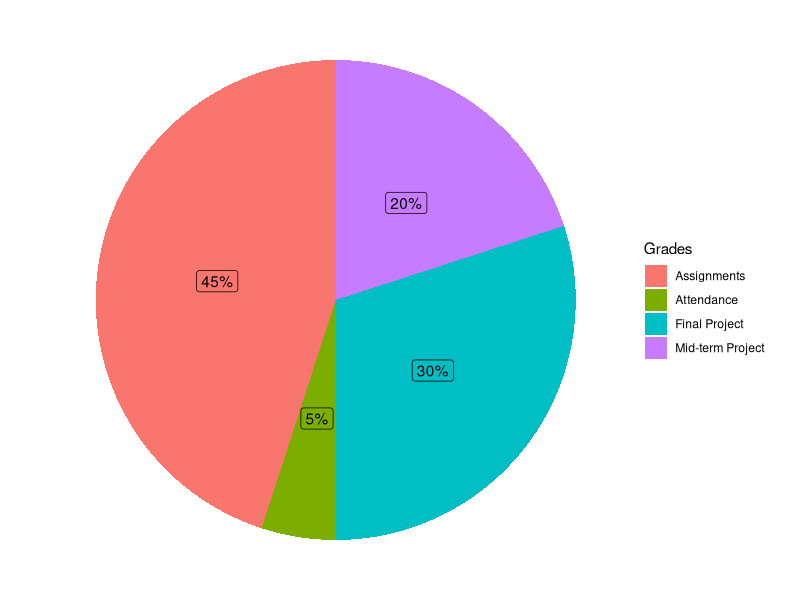
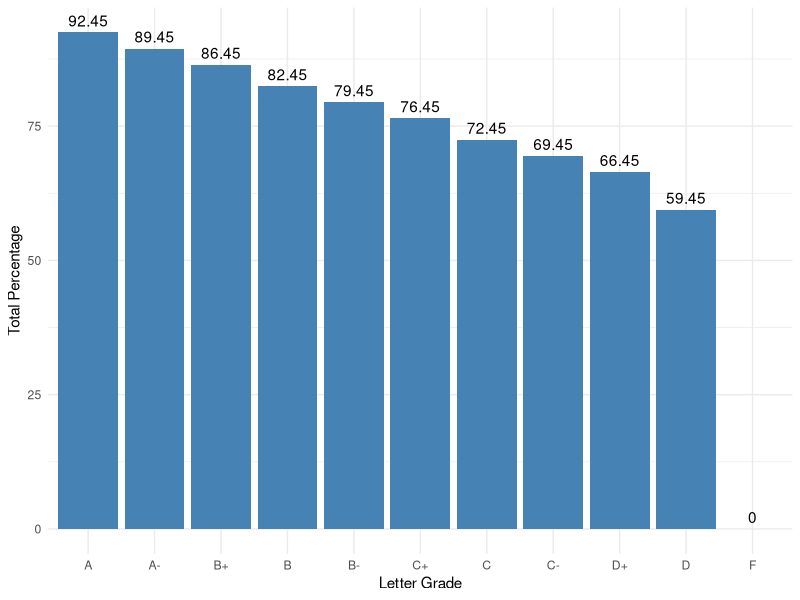

Source code (R) for these figures, in order:
## ---- chunk 1
knitr::opts_chunk$set(echo = FALSE, warning = FALSE, message = FALSE)
## ---- chunk 2
# install.packages("ggplot2")
library(ggplot2)
library(dplyr)
# Variables

Percentage = c(.3,.2, .45, .05)
Grades = c('Final Project','Mid-term Project','Assignments','Attendance')

df = data.frame(Grades = Grades, Percentage = Percentage, labels = paste0(Percentage*100, "%"))

ggplot(df, aes(x = "", y = Percentage, fill = Grades)) +
  geom_col() +
  geom_label(aes(label = labels),
             position = position_stack(vjust = 0.5),
             show.legend = FALSE) +
  labs(x='')+
  coord_polar(theta = "y")+
  theme_void()
## ---- chunk 3
library(ggplot2)
library(forcats)

# Basic barplot

Grades           = c("A","A-","B+","B","B-","C+","C","C-","D+","D", "F")
Total_Percentage = c(92.45, 89.45, 86.45, 82.45 ,79.45, 76.45, 72.45, 69.45, 66.45, 59.45, 0)
df = data.frame(Grades = Grades, Total_Percentage = Total_Percentage)


p<-ggplot(data=df, aes(x= fct_rev(fct_reorder(Grades, Total_Percentage)), y=Total_Percentage)) +
  geom_col(fill="steelblue")+
  labs(y = 'Total Percentage', x ='Letter Grade')+
  geom_text(aes(label = Total_Percentage), vjust = -0.5)+
  theme_minimal()
p

